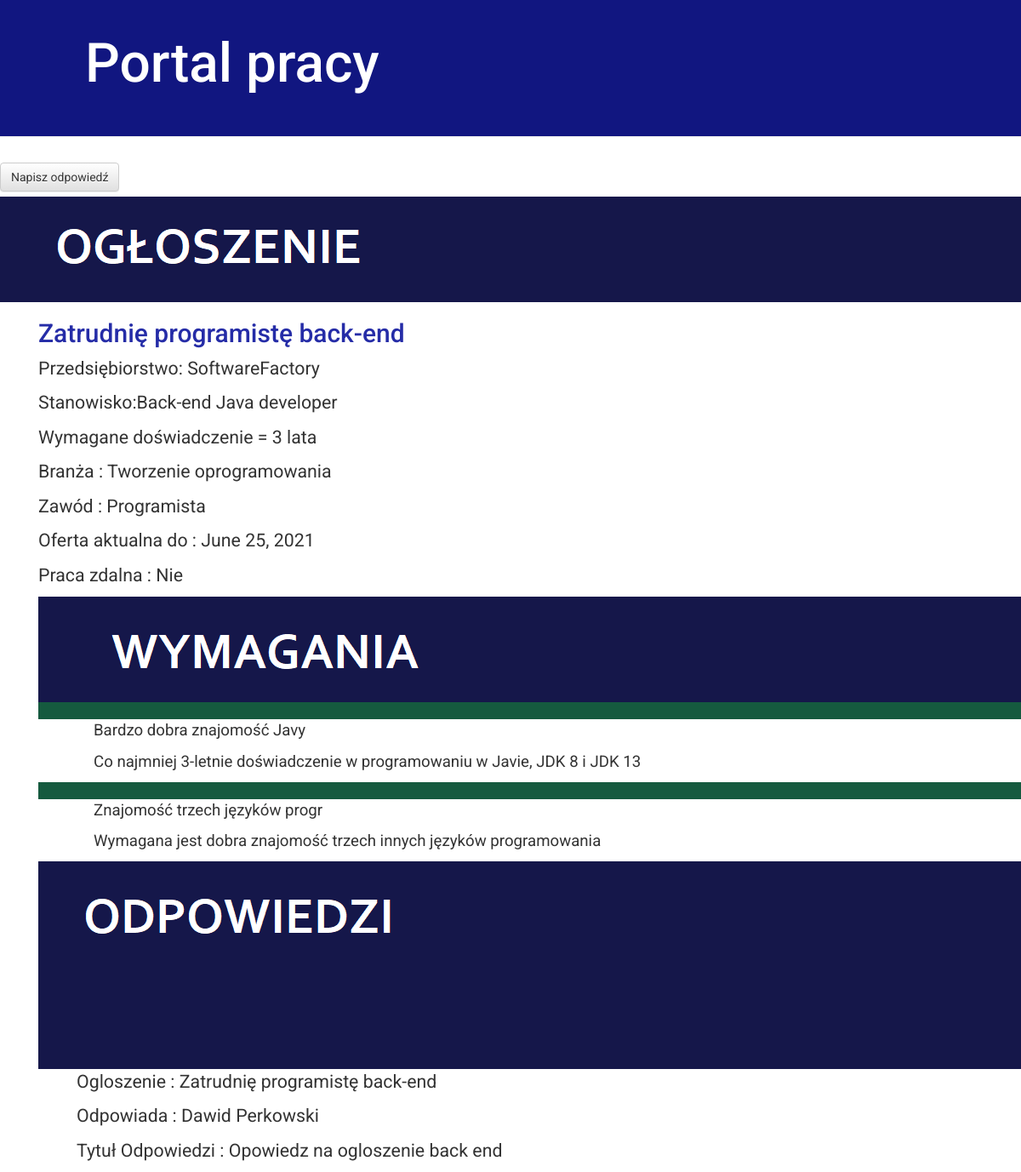
/szczegoly_ogloszenia/4, run on the app's committed database.
### mainapp/models.py (models this page shows, shortened)
class Ogloszenie(models.Model):
    verbose_name_plural = "Ogloszenia"
    przedsiebiorstwo = models.ForeignKey(Przedsiebiorstwo, on_delete = models.CASCADE)
    nazwa = models.CharField(max_length = 30)
    stanowisko = models.CharField(max_length = 30)
    staz = models.CharField(max_length = 30)
    branza = models.CharField(max_length = 30)
    zawod = models.CharField(max_length = 30)
    do_kiedy_aktualna = models.DateField()
    praca_zdalna = models.BooleanField()

class Przedsiebiorstwo(models.Model):
    verbose_name_plural = "Przedsiebiorstwa"
    nazwa = models.CharField(max_length = 100)
    adres = models.CharField(max_length = 100)
    opis = models.CharField(max_length = 100)

class Wymaganie(models.Model):
    verbose_name_plural = "Wymagania"
    ogloszenie = models.ForeignKey(Ogloszenie, on_delete = models.CASCADE)
    nazwa = models.CharField(max_length = 30)
    opis_wymagania = models.CharField(max_length = 500)

class OdpowiedzNaOgloszenie(models.Model):
    verbose_name_plural = "Odpowiedzi na ogloszenie"
    uzytkownik = models.ForeignKey(Uzytkownik, on_delete = models.CASCADE, null = True)
    ogloszenie = models.ForeignKey(Ogloszenie, on_delete = models.CASCADE)
    tytul = models.CharField(max_length = 50, default = "Opowiedz na ogloszenie")

class Uzytkownik(models.Model):
    verbose_name_plural = "Uzytkownicy"
    login = models.CharField(max_length = 30, unique = True)
    password = models.CharField(max_length = 30)
    imie = models.CharField(max_length = 30)
    nazwisko = models.CharField(max_length = 30)
    adres = models.CharField(max_length = 30)

### mainapp/views.py (the view)
# urls.py: path('szczegoly_ogloszenia/<int:pk>' , views.szczegoly_ogloszenia , name = 'szczegoly_ogloszenia'),
def szczegoly_ogloszenia(request, pk):
    listaOgloszen = Ogloszenie.objects.all()
    listaWymagan = Wymaganie.objects.all()
    danePracodawcy = Przedsiebiorstwo.objects.all()
    listaOdpowiedzi = OdpowiedzNaOgloszenie.objects.all()
    szczegoly_ogloszenia = get_object_or_404(Ogloszenie, pk=pk)
    return render(request, 'szczegoly_ogloszenia.html' , {
        'listaOgloszen' : listaOgloszen,
        'listaWymagan' : listaWymagan,
        'danePracodawcy' : danePracodawcy,
        'listaOdpowiedzi' : listaOdpowiedzi,
        'szczegoly_ogloszenia' : szczegoly_ogloszenia
        }
    )

### mainapp/templates/szczegoly_ogloszenia.html (shortened to what this page needs)
{% extends "home.html" %}
{% load static %}
{% block body_content %}
        <div class = "plus">
            <a href="{% url 'odpowiedz_ogloszenie' pk=szczegoly_ogloszenia.pk %}" class="top-menu"><button type="add" class="add btn btn-default">Napisz odpowiedź</button></a>
        </div>
        <div class="ogloszenieSeparator">
            <img src="/static/images/Ogloszenie.png">
        </div>
        <div class = "bodyOgloszenie" >
            <h2><a href="">{{ szczegoly_ogloszenia.nazwa }}</a></h2>
            <p>Przedsiębiorstwo: {{ szczegoly_ogloszenia.przedsiebiorstwo.nazwa }}</p>
            <p>Stanowisko:{{ szczegoly_ogloszenia.stanowisko }}</p>
            <p>Wymagane doświadczenie = {{ szczegoly_ogloszenia.staz }}</p>
            <p>Branża : {{ szczegoly_ogloszenia.branza }}</p>
            <p>Zawód : {{ szczegoly_ogloszenia.zawod }}</p>
            <p>Oferta aktualna do : {{ szczegoly_ogloszenia.do_kiedy_aktualna }}</p>
            {% if ogloszenie.praca_zdalna %}
                <p>Praca zdalna : Tak</p>
            {% else %}
                <p>Praca zdalna : Nie</p>
            {% endif %}
        <div class="ogloszenieSeparator">
            <img src="/static/images/Wymagania.png">
        </div>
        {% for wymaganie in listaWymagan %}
            {% if wymaganie.ogloszenie.id == szczegoly_ogloszenia.id %}
                <div class="wymaganieSeparator">
                </div>
                <div class = "bodyWymaganie" >
                    <p>{{ wymaganie.nazwa }}</p>
                    <p> {{ wymaganie.opis_wymagania }}</p>
                </div>
            {% endif %}
        {% endfor %}
        <div class="ogloszenieSeparator">
            <img src="/static/images/Odpowiedzi.png">
        </div>
        {% for odpowiedz in listaOdpowiedzi %}
                <div class="ogloszenieSeparator">
                </div>
                {% if szczegoly_ogloszenia.nazwa == odpowiedz.ogloszenie.nazwa %}
                    <div class = "bodyOgloszenie" >
                        <p>Ogloszenie : {{ odpowiedz.ogloszenie.nazwa }}</p>
                        <p>Odpowiada : {{ odpowiedz.uzytkownik.imie }} {{ odpowiedz.uzytkownik.nazwisko }}</p>
                        <p>Tytuł Odpowiedzi : {{ odpowiedz.tytul }}</p>
                    </div>
                {% endif %}
        {% endfor %}
    {% endblock body_content %}

### static/css/mainapp.css (style rules this page uses)
h1 a, h2 a { color: #252CA7; }
body { font-family: 'Roboto'; }
.ogloszenieSeparator { font-size: 12pt; background-color: #15174A; margin-top: 0; padding: 5px 5px 5px 5px; }
.wymaganieSeparator { font-size: 12pt; background-color: #155A3F; margin-top: 0; padding: 5px 5px 5px 5px; }
.bodyOgloszenie { padding-left: 45px; font-size: 16pt; }
.bodyWymaganie { padding-left: 65px; font-size: 14pt; }

### data on the page
Ogloszenie: nazwa "Zatrudnię programistę back-end", przedsiebiorstwo.nazwa "SoftwareFactory", stanowisko "Back-end Java developer", staz "3 lata", branza "Tworzenie oprogramowania", zawod "Programista", do_kiedy_aktualna "June 25, 2021"
Wymaganie: nazwa "Bardzo dobra znajomość Javy", opis_wymagania "Co najmniej 3-letnie doświadczenie w programowaniu w Javie, JDK 8 i JDK 13"
Wymaganie: nazwa "Znajomość trzech języków progr", opis_wymagania "Wymagana jest dobra znajomość trzech innych języków programowania"
OdpowiedzNaOgloszenie: ogloszenie.nazwa "Zatrudnię programistę back-end", uzytkownik.imie "Dawid", uzytkownik.nazwisko "Perkowski", tytul "Opowiedz na ogloszenie back end"
